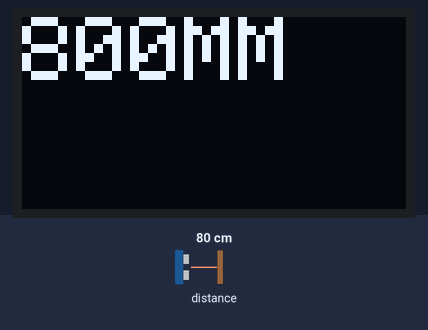
Bench run of a sketch on a simulated Arduino Uno, built with avr-gcc and run on an emulated ATmega328P. On the bench: 128×64 one-colour display. The test bench sets the inputs (shaded band); at power-on: distance to the obstacle 80 cm.

Above: at 1.4 s.
1.5 s: distance to the obstacle set to 2 cm
At 2.4 s:
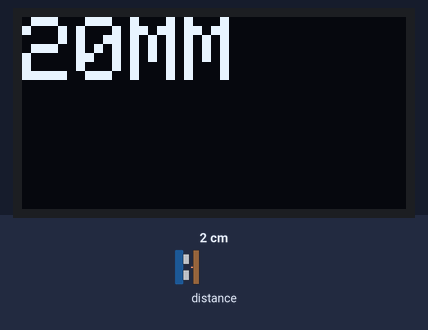
3.2 s: distance to the obstacle set to 4 cm
At 4.2 s:
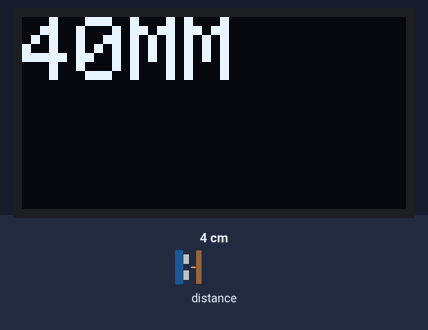
4.9 s: distance to the obstacle set to 9 cm
At 5.9 s:
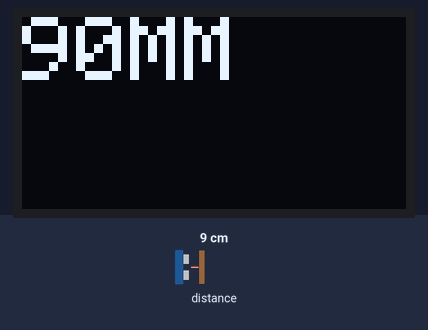
Timing chart, 0 to 7.9 s (numbered marks = the images above; inputs shaded):
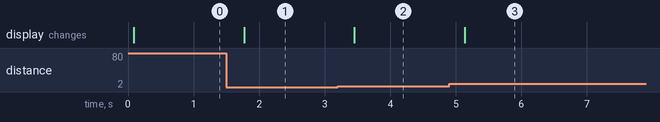

The sketch:

DistanceDisplay.ino
```cpp
#include <Wire.h>
#include <VL53L0X.h>
#include <SPI.h>
#include <Adafruit_GFX.h>
#include <Adafruit_SH1106.h>

#define OLED_RESET 4
Adafruit_SH1106 display(OLED_RESET);
VL53L0X sensor;

void setup() {
  Wire.begin();
  sensor.init();
  sensor.setTimeout(500);
  sensor.startContinuous();
  display.begin(SH1106_SWITCHCAPVCC, 0x3C);

}

void loop() {
  display.clearDisplay();
  display.setTextSize(3);
  display.setTextColor(WHITE);
  display.setCursor(0,0);
  display.print(sensor.readRangeContinuousMillimeters());
  display.println("MM");
  display.display();
  delay(500);
}
```

Measured:
- after the input at 1.5 s, the display: changes after 0.27 s (image 1)
- after the input at 3.2 s, the display: changes after 0.25 s (image 2)
- after the input at 4.9 s, the display: changes after 0.23 s (image 3)
